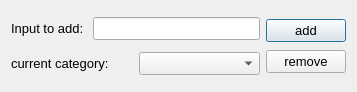
<?xml version="1.0" encoding="UTF-8"?>
<ui version="4.0">
 <class>Dialog</class>
 <widget class="QDialog" name="Dialog">
  <property name="geometry">
   <rect>
    <x>0</x>
    <y>0</y>
    <width>357</width>
    <height>92</height>
   </rect>
  </property>
  <property name="windowTitle">
   <string>Dialog</string>
  </property>
  <layout class="QGridLayout" name="gridLayout">
   <item row="0" column="0">
    <layout class="QHBoxLayout" name="horizontalLayout">
     <item>
      <widget class="QLabel" name="label_2">
       <property name="font">
        <font>
         <pointsize>10</pointsize>
        </font>
       </property>
       <property name="text">
        <string>Input to add: </string>
       </property>
      </widget>
     </item>
     <item>
      <widget class="QLineEdit" name="lineEdit">
       <property name="font">
        <font>
         <pointsize>10</pointsize>
        </font>
       </property>
      </widget>
     </item>
    </layout>
   </item>
   <item row="0" column="1" rowspan="2">
    <layout class="QVBoxLayout" name="verticalLayout_2">
     <item>
      <widget class="QPushButton" name="pushButton">
       <property name="font">
        <font>
         <pointsize>10</pointsize>
        </font>
       </property>
       <property name="text">
        <string>add</string>
       </property>
      </widget>
     </item>
     <item>
      <widget class="QPushButton" name="pushButton_2">
       <property name="font">
        <font>
         <pointsize>10</pointsize>
        </font>
       </property>
       <property name="text">
        <string>remove</string>
       </property>
      </widget>
     </item>
    </layout>
   </item>
   <item row="1" column="0">
    <layout class="QHBoxLayout" name="horizontalLayout_2">
     <item>
      <widget class="QLabel" name="label">
       <property name="font">
        <font>
         <pointsize>10</pointsize>
        </font>
       </property>
       <property name="text">
        <string>current category:</string>
       </property>
      </widget>
     </item>
     <item>
      <widget class="QComboBox" name="comboBox">
       <property name="font">
        <font>
         <pointsize>10</pointsize>
        </font>
       </property>
      </widget>
     </item>
    </layout>
   </item>
  </layout>
 </widget>
 <resources/>
 <connections/>
</ui>
